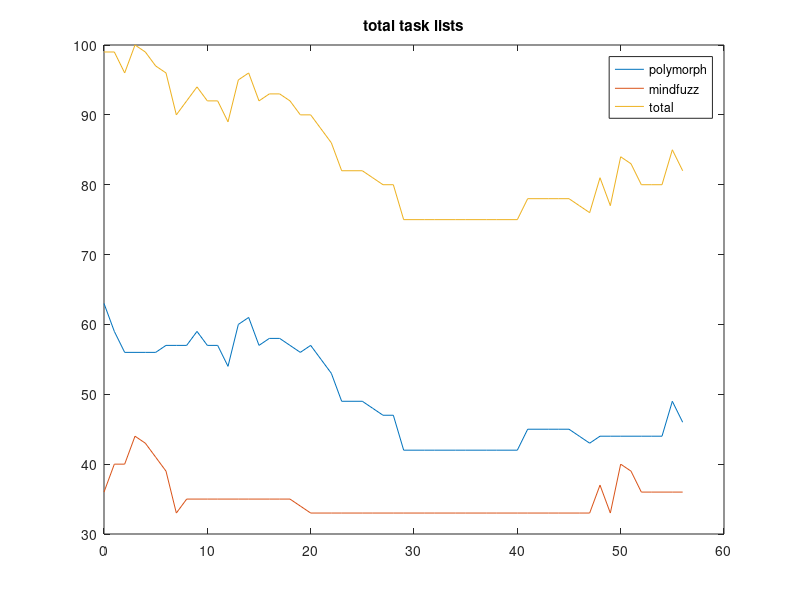
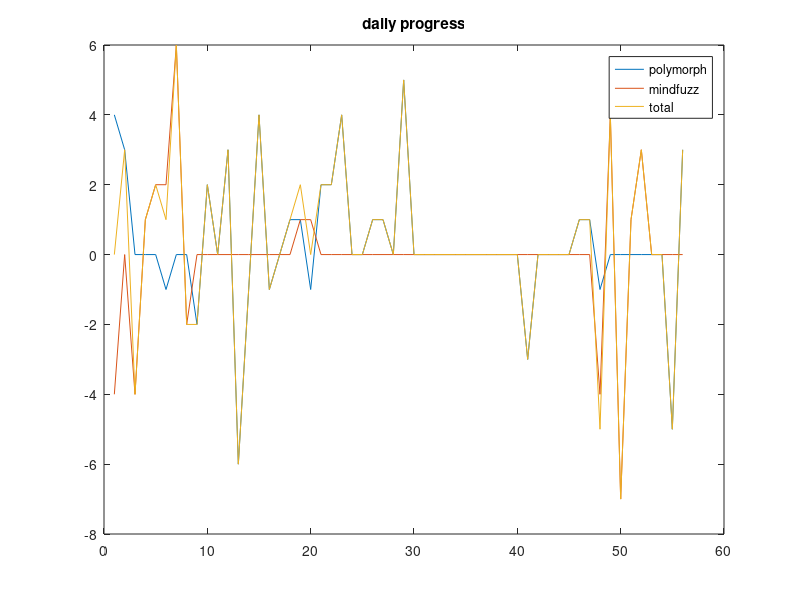

The MATLAB script that drew these images, in order:
close all
clear all

polymorph_pixel_tasks = [63,59,56,56,56,56,57,57,57,59,57,57,54,60,61,...
    57,58,58,57,56,57,55,53,49,49,49,48,47,47,42,42,42,42,42,42,42,42,...
    42,42,42,42,45,45,45,45,45,44,43,44,44,44,44,44,44,44,49,46]';
mindfuzz_design_tasks = [36,40,40,44,43,41,39,33,35,35,35,35,35,35,35,...
    35,35,35,35,34,33,33,33,33,33,33,33,33,33,33,33,33,33,33,33,33,33,...
    33,33,33,33,33,33,33,33,33,33,33,37,33,40,39,36,36,36,36,36]';
total_design_tasks = polymorph_pixel_tasks + mindfuzz_design_tasks;

l = length(polymorph_pixel_tasks);

x = linspace(0, l-1, l);

polymorph_deltas = polymorph_pixel_tasks(2:l) -...
    polymorph_pixel_tasks(1:l-1);
mindfuzz_deltas = mindfuzz_design_tasks(2:l) -...
    mindfuzz_design_tasks(1:l-1);
total_deltas = polymorph_deltas + mindfuzz_deltas;

figure
plot(x,polymorph_pixel_tasks);
hold on
plot(x,mindfuzz_design_tasks);
plot(x,total_design_tasks);
title('total task lists');
legend('polymorph','mindfuzz','total');

figure
plot(-1*polymorph_deltas);
hold on
plot(-1*mindfuzz_deltas);
plot(-1*total_deltas);
title('daily progress');
legend('polymorph', 'mindfuzz', 'total');
